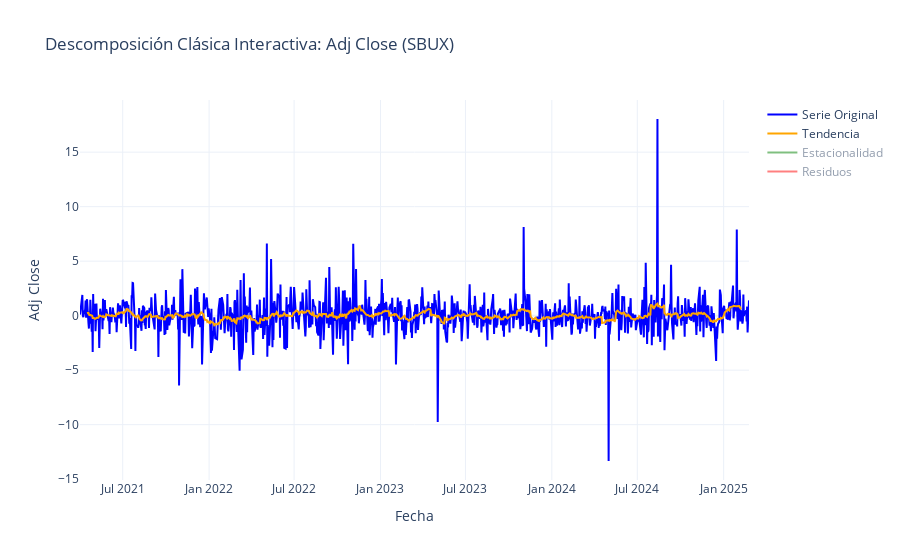

Write notebook code for a chart like this one.
### Markdown cell above
``Ahora grafiquemos los componentes y observemos comos urge la estacionalidad...``

### Code cell
# Creamos la gráfica interactiva con Plotly
fig = go.Figure()

# 1. Serie Original
fig.add_trace(go.Scatter(x=df_estacionariedad2.index, y=df_estacionariedad2.d_1, mode='lines', name='Serie Original', line=dict(color='blue')))
# 2. Tendencia
fig.add_trace(go.Scatter(x=df_estacionariedad2.index, y=tendencia2, mode='lines', name='Tendencia', line=dict(color='orange')))
# 3. Estacionalidad
fig.add_trace(go.Scatter(x=df_estacionariedad2.index, y=estacionalidad2, mode='lines', name='Estacionalidad', line=dict(color='green'), visible='legendonly'))
# 4. Residuos
fig.add_trace(go.Scatter(x=df_estacionariedad2.index, y=residuos2, mode='lines', name='Residuos', line=dict(color='red'), visible='legendonly'))

fig.update_layout(
    title=f'Descomposición Clásica Interactiva: {target_col} (SBUX)',
    xaxis_title='Fecha',
    yaxis_title=target_col,
    hovermode='x unified',
    template='plotly_white'
)

fig.show()

### Figure 1 — Plotly figure (JSON) as saved in the notebook; plotly's stock layout.template omitted (floating-point values rounded to 4 significant figures; data arrays with more than 128 entries replaced by an {"elided": "..."} marker saying what was removed)
{"data": [{"line": {"color": "blue"}, "mode": "lines", "name": "Serie Original", "type": "scatter", "x": {"elided": "979 str values"}, "y": {"elided": "979 float values"}}, {"line": {"color": "orange"}, "mode": "lines", "name": "Tendencia", "type": "scatter", "x": {"elided": "979 str values"}, "y": {"elided": "979 float values"}}, {"line": {"color": "green"}, "mode": "lines", "name": "Estacionalidad", "type": "scatter", "visible": "legendonly", "x": {"elided": "979 str values"}, "y": {"elided": "979 float values"}}, {"line": {"color": "red"}, "mode": "lines", "name": "Residuos", "type": "scatter", "visible": "legendonly", "x": {"elided": "979 str values"}, "y": {"elided": "979 float values"}}], "layout": {"hovermode": "x unified", "title": {"text": "Descomposición Clásica Interactiva: Adj Close (SBUX)"}, "xaxis": {"title": {"text": "Fecha"}}, "yaxis": {"title": {"text": "Adj Close"}}}}
